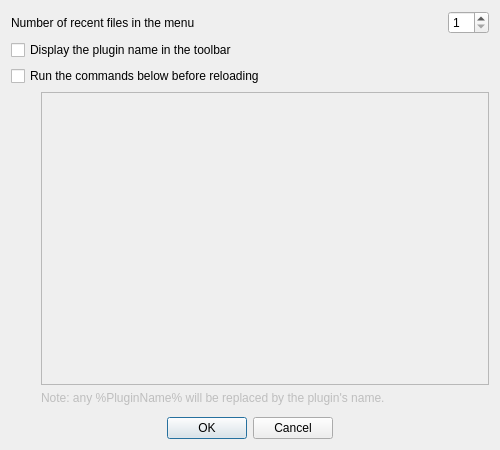
<?xml version="1.0" encoding="UTF-8"?>
<ui version="4.0">
 <author>Borys Jurgiel</author>
 <class>ConfigurationDialogBase</class>
 <widget class="QDialog" name="ConfigurationDialogBase">
  <property name="geometry">
   <rect>
    <x>0</x>
    <y>0</y>
    <width>500</width>
    <height>450</height>
   </rect>
  </property>
  <property name="sizePolicy">
   <sizepolicy hsizetype="Preferred" vsizetype="Preferred">
    <horstretch>0</horstretch>
    <verstretch>0</verstretch>
   </sizepolicy>
  </property>
  <property name="maximumSize">
   <size>
    <width>500</width>
    <height>500</height>
   </size>
  </property>
  <property name="contextMenuPolicy">
   <enum>Qt::DefaultContextMenu</enum>
  </property>
  <property name="windowTitle">
   <string>Configure Carindb VDO</string>
  </property>
  <property name="whatsThis">
   <string/>
  </property>
  <layout class="QGridLayout" name="gridLayout">
   <item row="11" column="0">
    <widget class="QDialogButtonBox" name="buttonBox">
     <property name="focusPolicy">
      <enum>Qt::NoFocus</enum>
     </property>
     <property name="standardButtons">
      <set>QDialogButtonBox::Cancel|QDialogButtonBox::Ok</set>
     </property>
     <property name="centerButtons">
      <bool>true</bool>
     </property>
    </widget>
   </item>
   <item row="5" column="0">
    <layout class="QGridLayout" name="gridLayout_2">
     <property name="bottomMargin">
      <number>6</number>
     </property>
     <item row="0" column="0">
      <spacer name="horizontalSpacer">
       <property name="orientation">
        <enum>Qt::Horizontal</enum>
       </property>
       <property name="sizeType">
        <enum>QSizePolicy::Fixed</enum>
       </property>
       <property name="sizeHint" stdset="0">
        <size>
         <width>30</width>
         <height>20</height>
        </size>
       </property>
      </spacer>
     </item>
     <item row="0" column="1">
      <widget class="QPlainTextEdit" name="pteExtraCommands">
       <property name="enabled">
        <bool>false</bool>
       </property>
       <property name="toolTip">
        <string>&lt;html&gt;&lt;head/&gt;&lt;body&gt;&lt;p&gt;QGIS will try to execute any commands typed here in a shell before reloading the plugin.&lt;/p&gt;
&lt;p&gt;This can be useful, for example, if you need to copy the new source code into the QGIS plugins directory.&lt;/p&gt;&lt;/body&gt;&lt;/html&gt;</string>
       </property>
      </widget>
     </item>
     <item row="1" column="1">
      <widget class="QLabel" name="lblExtraCommands">
       <property name="enabled">
        <bool>false</bool>
       </property>
       <property name="text">
        <string>Note: any %PluginName% will be replaced by the plugin's name.</string>
       </property>
       <property name="buddy">
        <cstring>pteExtraCommands</cstring>
       </property>
      </widget>
     </item>
    </layout>
   </item>
   <item row="2" column="0">
    <widget class="QCheckBox" name="cbToolButtonText">
     <property name="toolTip">
      <string>Display description with the current plugin name beside the icon in the Plugin toolbar.</string>
     </property>
     <property name="text">
      <string>Display the plugin name in the toolbar</string>
     </property>
    </widget>
   </item>
   <item row="1" column="0">
    <layout class="QHBoxLayout" name="horizontalLayout">
     <item>
      <widget class="QLabel" name="label">
       <property name="sizePolicy">
        <sizepolicy hsizetype="Expanding" vsizetype="Preferred">
         <horstretch>0</horstretch>
         <verstretch>0</verstretch>
        </sizepolicy>
       </property>
       <property name="toolTip">
        <string>Maximum number of entries in the drop-down menu</string>
       </property>
       <property name="text">
        <string>Number of recent files in the menu</string>
       </property>
      </widget>
     </item>
     <item>
      <widget class="QSpinBox" name="sbRecentFilesCount">
       <property name="minimum">
        <number>1</number>
       </property>
       <property name="maximum">
        <number>32</number>
       </property>
       <property name="value">
        <number>1</number>
       </property>
      </widget>
     </item>
    </layout>
   </item>
   <item row="3" column="0">
    <widget class="QCheckBox" name="cbExtraCommands">
     <property name="sizePolicy">
      <sizepolicy hsizetype="Expanding" vsizetype="Fixed">
       <horstretch>0</horstretch>
       <verstretch>0</verstretch>
      </sizepolicy>
     </property>
     <property name="toolTip">
      <string>&lt;html&gt;&lt;head/&gt;&lt;body&gt;&lt;p&gt;QGIS will try to execute any commands typed here in a shell before reloading the plugin.&lt;/p&gt;
&lt;p&gt;This can be useful, for example, if you need to copy the new source code into the QGIS plugins directory.&lt;/p&gt;&lt;/body&gt;&lt;/html&gt;</string>
     </property>
     <property name="text">
      <string>Run the commands below before reloading</string>
     </property>
    </widget>
   </item>
  </layout>
 </widget>
 <tabstops>
  <tabstop>sbRecentFilesCount</tabstop>
  <tabstop>cbToolButtonText</tabstop>
  <tabstop>cbExtraCommands</tabstop>
  <tabstop>pteExtraCommands</tabstop>
 </tabstops>
 <resources/>
 <connections>
  <connection>
   <sender>buttonBox</sender>
   <signal>accepted()</signal>
   <receiver>ConfigurationDialogBase</receiver>
   <slot>accept()</slot>
   <hints>
    <hint type="sourcelabel">
     <x>117</x>
     <y>192</y>
    </hint>
    <hint type="destinationlabel">
     <x>42</x>
     <y>91</y>
    </hint>
   </hints>
  </connection>
  <connection>
   <sender>buttonBox</sender>
   <signal>rejected()</signal>
   <receiver>ConfigurationDialogBase</receiver>
   <slot>reject()</slot>
   <hints>
    <hint type="sourcelabel">
     <x>253</x>
     <y>192</y>
    </hint>
    <hint type="destinationlabel">
     <x>208</x>
     <y>20</y>
    </hint>
   </hints>
  </connection>
  <connection>
   <sender>cbExtraCommands</sender>
   <signal>toggled(bool)</signal>
   <receiver>pteExtraCommands</receiver>
   <slot>setEnabled(bool)</slot>
   <hints>
    <hint type="sourcelabel">
     <x>249</x>
     <y>78</y>
    </hint>
    <hint type="destinationlabel">
     <x>267</x>
     <y>127</y>
    </hint>
   </hints>
  </connection>
  <connection>
   <sender>cbExtraCommands</sender>
   <signal>toggled(bool)</signal>
   <receiver>lblExtraCommands</receiver>
   <slot>setEnabled(bool)</slot>
   <hints>
    <hint type="sourcelabel">
     <x>249</x>
     <y>78</y>
    </hint>
    <hint type="destinationlabel">
     <x>267</x>
     <y>172</y>
    </hint>
   </hints>
  </connection>
 </connections>
</ui>
